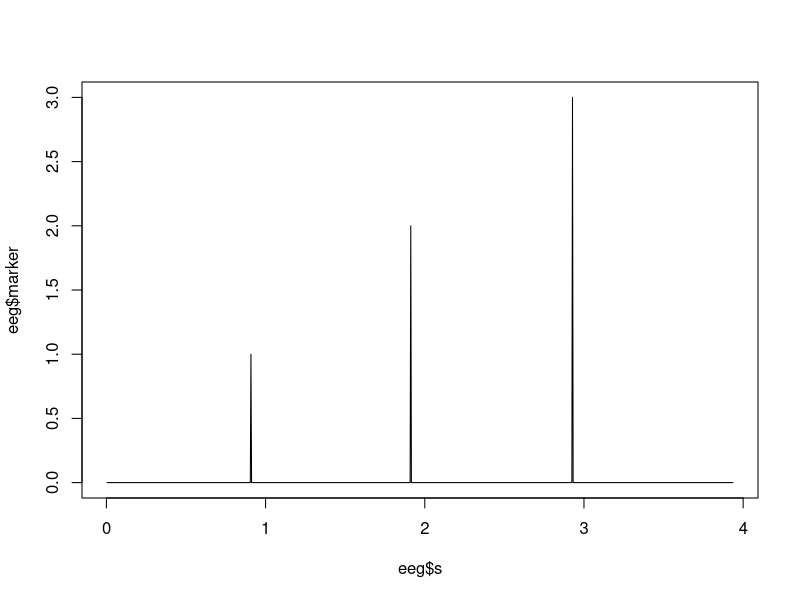

Write R code to recreate this figure.
library(tidyverse)

eeg <- read_delim("./testData_250Hz.csv", col_names = FALSE) %>%
  select(X2:X9, X24) %>%
  mutate(point = 1:nrow(.),
         s = point * 1/250) %>%
  select(point, s, "Fp2" = X2, "FP2" = X3, "Fpz" = X4,
         "P7" = X5, "TP8" = X6, "P8" = X7, "Oz" = X8, 
         "TP7" = X9, "marker" = X24)
  
plot(eeg$s, eeg$marker, type='l')
  
